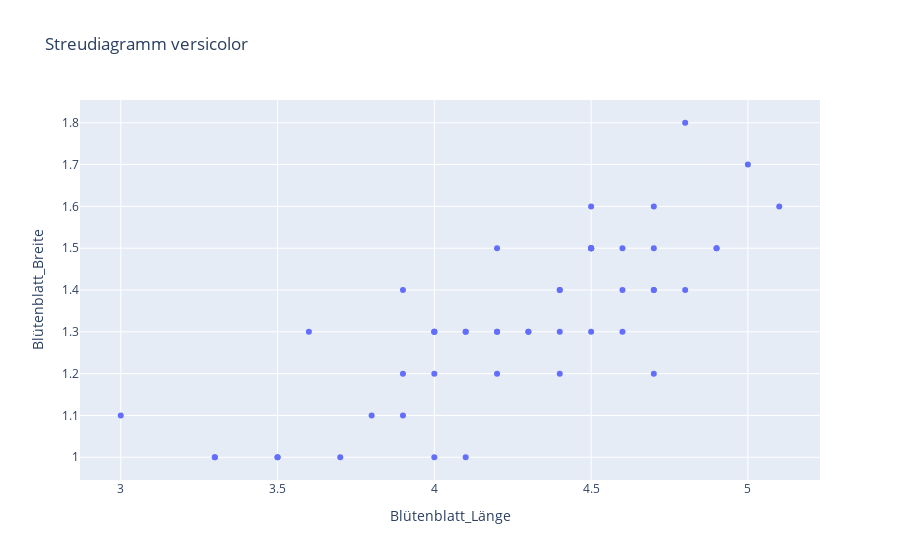

Source (notebook cell):
### Markdown cell above
### VERSICOLO

### Code cell
maske_versicolor = df.loc[:, 'Blumenart'] == 'versicolor'

px.scatter(df.loc[maske_versicolor, :], x='Blütenblatt_Länge', y='Blütenblatt_Breite', title='Streudiagramm versicolor')

fig_versicolor = px.scatter(df.loc[maske_versicolor, :], x='Blütenblatt_Länge', y='Blütenblatt_Breite', title='Streudiagramm versicolor')

fig_versicolor.show()

### Figure 1 — Plotly figure (JSON) as saved in the notebook; plotly's stock layout.template omitted (floating-point values rounded to 4 significant figures)
{"data": [{"hovertemplate": "Blütenblatt_Länge=%{x}<br>Blütenblatt_Breite=%{y}<extra></extra>", "legendgroup": "", "marker": {"color": "#636efa", "symbol": "circle"}, "mode": "markers", "name": "", "orientation": "v", "showlegend": false, "type": "scatter", "x": [4.7, 4.5, 4.9, 4.0, 4.6, 4.5, 4.7, 3.3, 4.6, 3.9, 3.5, 4.2, 4.0, 4.7, 3.6, 4.4, 4.5, 4.1, 4.5, 3.9, 4.8, 4.0, 4.9, 4.7, 4.3, 4.4, 4.8, 5.0, 4.5, 3.5, 3.8, 3.7, 3.9, 5.1, 4.5, 4.5, 4.7, 4.4, 4.1, 4.0, 4.4, 4.6, 4.0, 3.3, 4.2, 4.2, 4.2, 4.3, 3.0, 4.1], "xaxis": "x", "y": [1.4, 1.5, 1.5, 1.3, 1.5, 1.3, 1.6, 1.0, 1.3, 1.4, 1.0, 1.5, 1.0, 1.4, 1.3, 1.4, 1.5, 1.0, 1.5, 1.1, 1.8, 1.3, 1.5, 1.2, 1.3, 1.4, 1.4, 1.7, 1.5, 1.0, 1.1, 1.0, 1.2, 1.6, 1.5, 1.6, 1.5, 1.3, 1.3, 1.3, 1.2, 1.4, 1.2, 1.0, 1.3, 1.2, 1.3, 1.3, 1.1, 1.3], "yaxis": "y"}], "layout": {"legend": {"tracegroupgap": 0}, "title": {"text": "Streudiagramm versicolor"}, "xaxis": {"anchor": "y", "domain": [0, 1], "title": {"text": "Blütenblatt_Länge"}}, "yaxis": {"anchor": "x", "domain": [0, 1], "title": {"text": "Blütenblatt_Breite"}}}}
